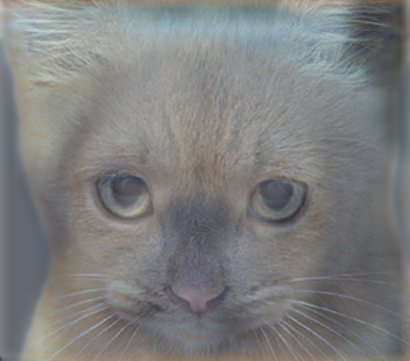

Reproduce this figure in Python.
import numpy as np
from PIL import Image

"""""""""""""""""""""""""""""""""""""""""""""
    the six functions for the problem set1 
"""""""""""""""""""""""""""""""""""""""""""""

def cross_correlation_2d(image, kernal, stride=1, zero_padding=True):
    """
    Cross-correlate the image

    Inputs:
    - image: A numpy array of shape (W, H, D) represents the image to be processed
    - kernal: A numpy array of shape (w, h)
    - stride: default 1

    Returns:
    - cross_correlation_image: A numpy array which has the same shape of the image, represents
    the image which has been cross-correlated.
    """
    import time
    tic = time.time()

    W = image.shape[0]
    H = image.shape[1]
    D = image.shape[2]
    w = kernal.shape[0]
    h = kernal.shape[1]
    _w = int((w-1)/2)
    _h = int((h-1)/2)

    if zero_padding == True:
        img = np.zeros([W+2*_w, H+2*_h, D])
        img[_w:W+_w, _h:H+_h, :] = image
        W = img.shape[0]
        H = img.shape[1]
    else:
        img = image
    cross_correlation_image = np.zeros(shape=image.shape)
    
    for d in range(D):
        for i in range(_w, W-_w, stride):
            for j in range(_h, H-_h, stride):
                cross_correlation_image[i-_w, j-_h, d] = np.sum(kernal * img[i-_w:i+_w+1,j-_h:j+_h+1,d])

    toc = time.time()
    # print('the process took %f seconds' %(toc-tic))
    return cross_correlation_image

def convolve_2(image, kernal, stride=1):
    """
    use cross-correlate method to convolve the image

    Inputs:
    - image: A numpy array represented the image to convolve
    - kernal: A numpy array
    - stride: default 1

    Returns:
    - convolve_img: A numpy array has the same shape of the image, representing the image that has been convolved
    """
    convolve_img = cross_correlation_2d(image=image, kernal=kernal.T)
    return convolve_img

def gaussian_blur_kernal_2d(width, height, sigma):
    """
    generate a guassian kernal

    Inputs:
    - width: A integer, the width of the kernal
    - height: A integer, the height of the kernal
    - sigma: A float gives the standard deviation of the kernal

    Returns:
    - gaussian_kernal: A numpy array of shape(width, height) 
    """
    if sigma == 0:
        raise NameError("sigma can not be 0")
    x = np.linspace(-1, 1, width)
    y = np.linspace(-1, 1, height)
    x, y = np.meshgrid(x, y)
    gaussian_kernal = 1/(2*np.pi*sigma**2) * (np.exp(-((x**2)+(y**2))/(2*sigma**2)))
    gaussian_kernal = gaussian_kernal / np.sum(gaussian_kernal)
    return gaussian_kernal

def low_pass(image, sigma):
    """
    use gaussian_blur to implement low pass filter

    Inputs:
    - image: A numpy array represented the image to be processed
    - sigma: A hyperparameter controls the gaussian blur

    Returns:
    - low_pass_img: A numpy array has the same shape of the img, represents the processed image
    """
    w, h = generate_kernalShape(image.shape[0], image.shape[1])
    gaussian_kernal = gaussian_blur_kernal_2d(width=w, height=h, sigma=sigma)
    low_pass_img = convolve_2(image=image, kernal=gaussian_kernal)
    return low_pass_img

def high_pass(image, sigma):
    """
    use gaussian_blur to implement high pass filter

    Inputs:
    - image: A numpy array represented the image to be processed
    - sigma: A hyperparameter controls the gaussian blur

    Returns:
    - high_pass_img: A numpy array has the same shape of the img, represents the processed image
    """
    w, h = generate_kernalShape(image.shape[0], image.shape[1])
    gaussian_kernal = gaussian_blur_kernal_2d(width=w, height=h, sigma=sigma)
    high_pass_img = convolve_2(image=image, kernal=gaussian_kernal)
    high_pass_img = image - high_pass_img + 128
    return high_pass_img

def hybrid_image(left_image, right_image, sigma1, sigma2):
    """
    hybrid the low frequence image and high frequence image

    Inputs:
    - left_image: A numpy array represents the low frequence image
    - right_image: A numpy array represents the high frequence image
    - sigma1: the low cutoff frequence
    - sigma2: the high cutoff frequence

    Returns:
    - hybrid_img: A numpy array represents the hybrid image
    """
    low_image = low_pass(image=left_image, sigma=sigma1)
    high_image = high_pass(image=right_image, sigma=sigma2)
    hybrid_image = (low_image + high_image) / 2
    return hybrid_image

"""""""""""""""""""""""""""""""""""""""""""""
            the helper functions 
"""""""""""""""""""""""""""""""""""""""""""""

def get_image(image, str):
    Image.fromarray(image.astype(np.uint8)).save(str)

def generate_kernalShape(W, H):
    w = (int)(W / 20)
    h = (int)(H / 20)
    if w <= 5:
        w = 5
    if h <= 5:
        h = 5
    w += (w%2 == 0)
    h += (h%2 == 0)
    return w, h

"""""""""""""""""""""""""""""""""""""""""""""
                hybrid images
"""""""""""""""""""""""""""""""""""""""""""""

left_img = np.array(Image.open('./left_id.png'))
right_img = np.array(Image.open('./right_id.png'))

hybrid_img1 = hybrid_image(left_img, right_img, 100, 100)

get_image(hybrid_img1, './hybrid.png')